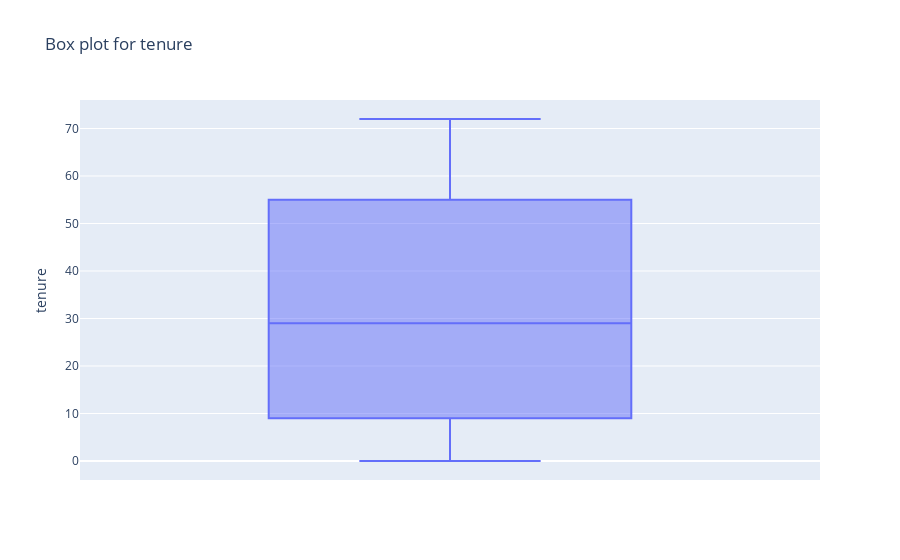
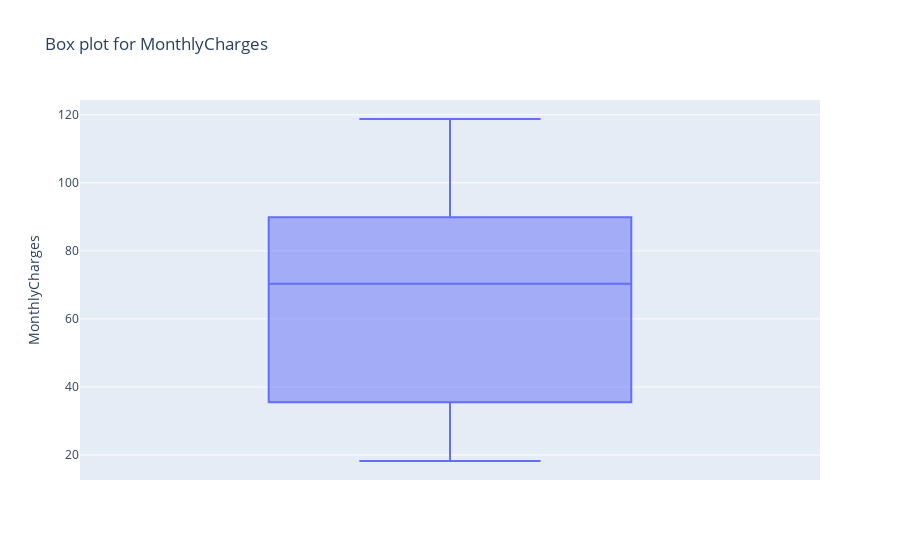
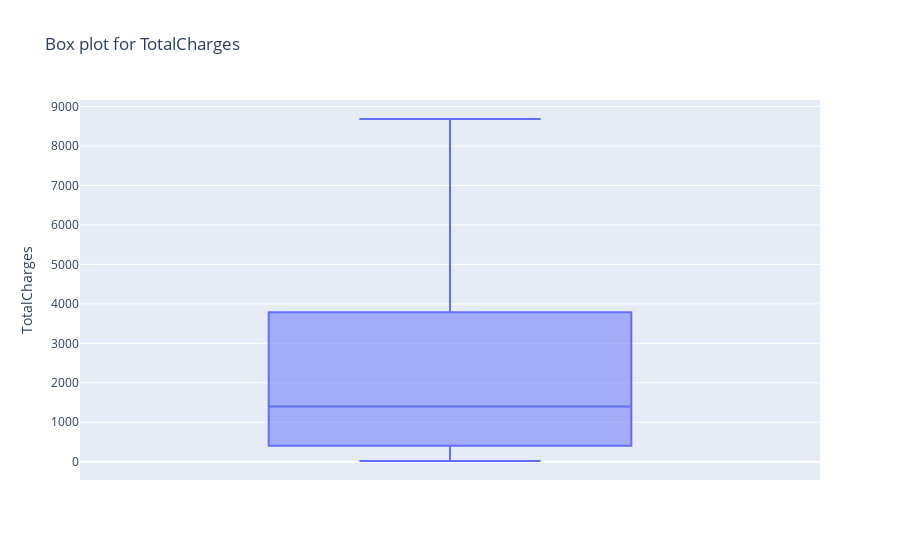

The notebook cell these images were saved under, in order:
### Markdown cell above
**Tenure:** There is a wide spread in the length of time customers stay, with a few very short and long tenures.

**Monthly Charges:** The majority of customers have monthly charges ranging from 35 to 90$.

**Total Charges:** Customers with higher tenures tend to have significantly higher total charges, but the distribution is very broad, with some customers paying much less and others much more.

### Code cell
#Checking for outliers from boxplot
import plotly.express as px
for col in df.columns:
    if df[col].dtype in ['float64', 'int64']:
        fig = px.box(df, y=col, title=f'Box plot for {col}')
        fig.show()

### Figure 1 — Plotly figure (JSON) as saved in the notebook; plotly's stock layout.template omitted (floating-point values rounded to 4 significant figures; data arrays with more than 128 entries replaced by an {"elided": "..."} marker saying what was removed)
{"data": [{"alignmentgroup": "True", "hovertemplate": "tenure=%{y}<extra></extra>", "legendgroup": "", "marker": {"color": "#636efa"}, "name": "", "notched": false, "offsetgroup": "", "orientation": "v", "showlegend": false, "type": "box", "x0": " ", "xaxis": "x", "y": {"elided": "7043 int values"}, "y0": " ", "yaxis": "y"}], "layout": {"autosize": true, "boxmode": "group", "legend": {"tracegroupgap": 0}, "title": {"text": "Box plot for tenure"}, "xaxis": {"anchor": "y", "autorange": true, "domain": [0, 1], "range": [-0.5, 0.5], "type": "category"}, "yaxis": {"anchor": "x", "autorange": true, "domain": [0, 1], "range": [-4, 76], "title": {"text": "tenure"}, "type": "linear"}}}

### Figure 2 — Plotly figure (JSON) as saved in the notebook; plotly's stock layout.template omitted (floating-point values rounded to 4 significant figures; data arrays with more than 128 entries replaced by an {"elided": "..."} marker saying what was removed)
{"data": [{"alignmentgroup": "True", "hovertemplate": "MonthlyCharges=%{y}<extra></extra>", "legendgroup": "", "marker": {"color": "#636efa"}, "name": "", "notched": false, "offsetgroup": "", "orientation": "v", "showlegend": false, "type": "box", "x0": " ", "xaxis": "x", "y": {"elided": "7043 float values"}, "y0": " ", "yaxis": "y"}], "layout": {"autosize": true, "boxmode": "group", "legend": {"tracegroupgap": 0}, "title": {"text": "Box plot for MonthlyCharges"}, "xaxis": {"anchor": "y", "autorange": true, "domain": [0, 1], "range": [-0.5, 0.5], "type": "category"}, "yaxis": {"anchor": "x", "autorange": true, "domain": [0, 1], "range": [12.67, 124.3], "title": {"text": "MonthlyCharges"}, "type": "linear"}}}

### Figure 3 — Plotly figure (JSON) as saved in the notebook; plotly's stock layout.template omitted (floating-point values rounded to 4 significant figures; data arrays with more than 128 entries replaced by an {"elided": "..."} marker saying what was removed)
{"data": [{"alignmentgroup": "True", "hovertemplate": "TotalCharges=%{y}<extra></extra>", "legendgroup": "", "marker": {"color": "#636efa"}, "name": "", "notched": false, "offsetgroup": "", "orientation": "v", "showlegend": false, "type": "box", "x0": " ", "xaxis": "x", "y": {"elided": "7043 float values"}, "y0": " ", "yaxis": "y"}], "layout": {"autosize": true, "boxmode": "group", "legend": {"tracegroupgap": 0}, "title": {"text": "Box plot for TotalCharges"}, "xaxis": {"anchor": "y", "autorange": true, "domain": [0, 1], "range": [-0.5, 0.5], "type": "category"}, "yaxis": {"anchor": "x", "autorange": true, "domain": [0, 1], "range": [-462.6, 9166.0], "title": {"text": "TotalCharges"}, "type": "linear"}}}
